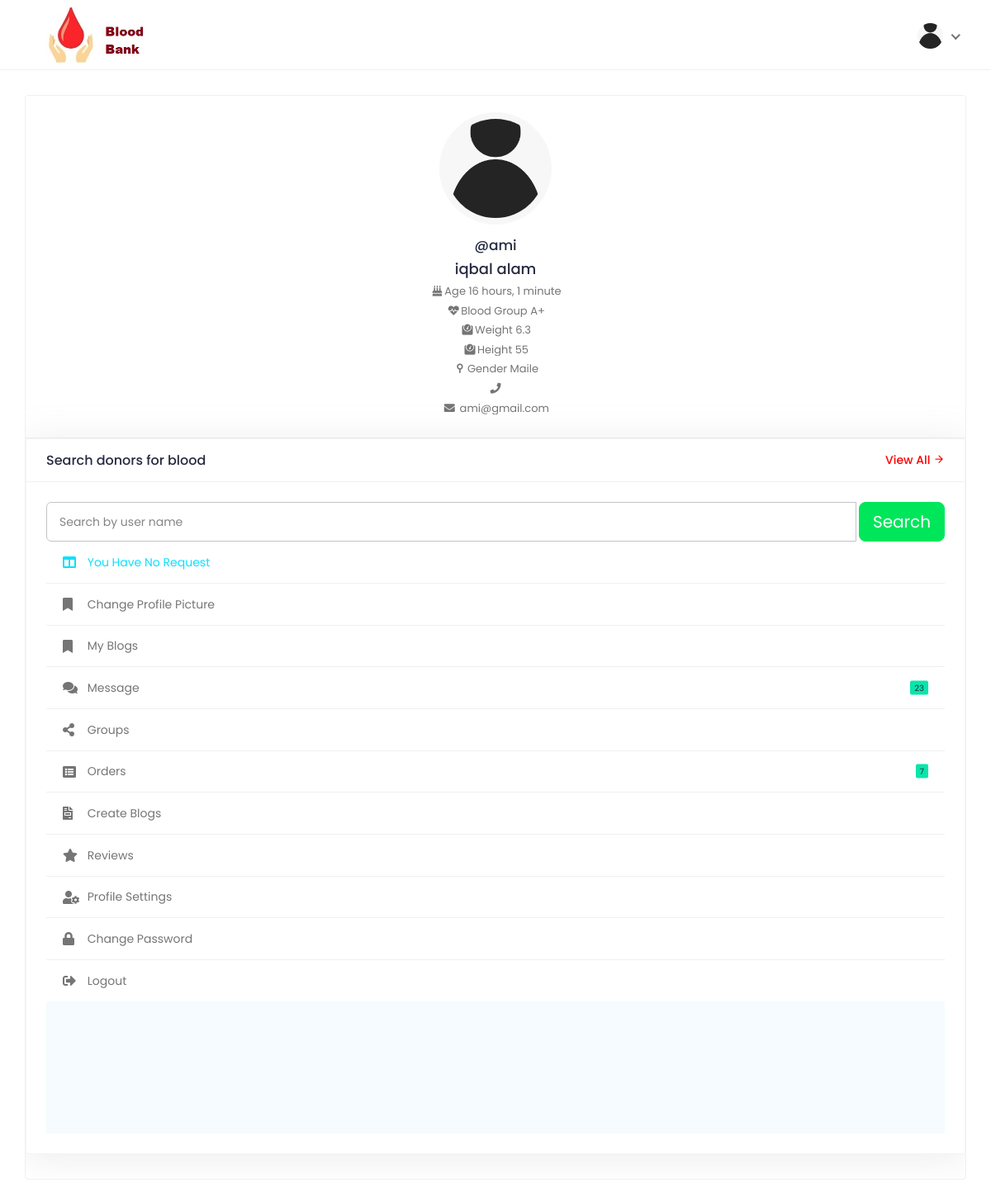
/patient_dashboard/ (signed in), run on the app's committed database.
### AccountApp/models.py (models this page shows, shortened)
class User(AbstractUser):
    is_admin = models.BooleanField('Is admin', default=False)
    is_patient = models.BooleanField('Is patient', default=False)
    is_Org = models.BooleanField('Is Org', default=False)

class UserProPic(models.Model):
    user = models.OneToOneField(User, on_delete=models.CASCADE, related_name='user_profile')
    proPic = models.ImageField(upload_to='user_profile_pic', blank=True, null=True)

class PatientInfo(models.Model):
    user = models.OneToOneField(User, on_delete=models.CASCADE, related_name='patient_info')
    date_of_birth= models.DateField(blank=True, null=True)
    blood_group =models.CharField( max_length=5, choices=BloodGroup)
    Gender = models.CharField(choices=gander, max_length=24)
    weight = models.CharField( max_length=24,blank=True, null=True)
    height = models.CharField( max_length=24,blank=True, null=True)
    phone_no = models.CharField(max_length=20, blank=True, null=True)
    locations = models.CharField(max_length=300, blank=True, null=True)
    website = models.URLField(blank=True, null=True)
    fb = models.URLField(blank=True, null=True)
    tw = models.URLField(blank=True, null=True)
    instra = models.URLField(blank=True, null=True)
    pres_address = models.CharField(max_length=264, blank=True, null=True)
    parmanent_address = models.CharField(max_length=264, blank=True, null=True)
    bio = models.TextField(blank=True, null=True)

### AccountApp/views.py (the view, shortened to what this page needs)
# urls.py: path('patient_dashboard/', views.patient_dashboard, name='patient_dashboard'),
@login_required
def patient_dashboard(request):
    blood_request= DonerRequest.objects.filter(donor=request.user)
    donors = DonerRequest.objects.filter(donor=request.user)
    form=DonorForm()
    if request.method == "GET":
        Search = request.GET.get('Search', '')
        results = User.objects.filter(username__icontains=Search)[0:1]
    return render(request, 'Profile/patient_dashboard.html', context={'blood_request': blood_request,'form':form,'results':results,'Search':Search})

### AccountApp/forms.py
class DonorForm(forms.ModelForm):
    class Meta:
        model = DonerRequest
        fields = ('stutas',)
        widgets = {
            'stutas': forms.Select(choices=activitys),
        }

### template/Profile/patient_dashboard.html (shortened to what this page needs)
<!DOCTYPE html>
{% extends 'Profile/base.html' %}
{% load static %}
{% load crispy_forms_tags %}
{% block body_block %}
<div class="content">
<div class="container-fluid">
<div class="row">
<div class="col-md-12 col-lg-12 col-xl-12 theiaStickySidebar">
<div class="profile-sidebar">
<div class="widget-profile pro-widget-content">
<div class="profile-info-widget">
<a href="#" class="booking-doc-img">
{% if user.user_profile.proPic %}
<img src="/media/{{user.user_profile.proPic}}" width="40px" height="40px" >
{% else %}
<img src="/media/avater.png" width="40px" height="40px" >
{% endif %}
</a>
<div class="profile-det-info">
<h3>@{{user.username}}</h3>
<h4>{{user.first_name}} {{user.last_name}}</h4>
<div class="patient-details">
<h5><i class="fas fa-birthday-cake"></i>Age {{user.patient_info.date_of_birth|timesince}} </h5>
<h5 ><i class="fa fa-heartbeat"></i>Blood Group {{user.patient_info.blood_group}}</h5>
<h5><i class="fas fa-weight"></i>Weight {{user.patient_info.weight}}</h5>
<h5 ><i class="fas fa-weight"></i>Height {{user.patient_info.height}}</h5>
<h5><i class="fas fa-neuter"></i>Gender {{user.patient_info.Gender}}</h5>
<h5><i class="fa fa-phone"></i> {{user.patient_info.contuct_no}}</h5>
<h5><i class="fa fa-envelope"></i> {{user.email}}</h5>
</div>
</div>
</div>
</div>
<div class="row">
<div>
<div class="card dash-cards">
<div class="card-header">
<div class="today-appointment-title">
<h5 class="mb-0">Search donors for blood</h5>
<a href="#"><h6 class="mb-0">View All <i class="feather-arrow-right"></i></h6></a>
</div>
</div>
<div class="card-body">
<div class="table-responsive">
<table class="table table-hover table-center mb-0">
        <form class="form-control datetimepicker" method="GET">
        <div class="input-group">
        <input type="text" class="form-control" name="Search" placeholder="Search by user name">
        <div class="input-group-btn">
        <button class="btn btn-success btn-lg" type="submit">Search</button>
        </div>
        </div>
        </form>
<div class="dashboard-widget">
<nav class="dashboard-menu">
<ul>
<li class="active">
{% if not blood_request %}
<a href="#">
<i class="fas fa-columns"></i>
<span>You have no request</span>
</a>
{% endif %}
</li>
<li>
{% if user.user_profile.proPic %}
<a href="{% url 'Accountapp:ProPicChange' %}">
<i class="fas fa-bookmark"></i>
<span>Change Profile picture</span>
</a>
{% else %}
<a href="{% url 'Accountapp:AddProPic' %}">
<i class="fas fa-bookmark"></i>
<span>Upload Profile picture</span>
</a>
{% endif %}
</li>
<li>
<a href="{% url 'blog_app:my_blog' %}">
<i class="fas fa-bookmark"></i>
<span>My Blogs</span>
</a>
</li>
<li>
<a href="#">
<i class="fas fa-comments"></i>
<span>Message</span>
<small class="unread-msg">23</small>
</a>
</li>
<li>
<a href="#">
<i class="fas fa-share-alt"></i>
<span>Groups</span>
</a>
</li>
<li>
<a href="#">
<i class="fas fa-list-alt"></i>
<span>Orders</span>
<small class="unread-msg">7</small>
</a>
</li>
<li>
<a href="{% url 'blog_app:CreateBlog' %}">
<i class="fas fa-file-invoice"></i>
<span>Create blogs</span>
</a>
</li>
<li>
<a href="#">
<i class="fas fa-star"></i>
<span>Reviews</span>
</a>
</li>
<li>
<a href="{% url 'Accountapp:patient_edit_pro' %}">
<i class="fas fa-user-cog"></i>
<span>Profile Settings</span>
</a>
</li>
<li>
<a href="{% url 'Accountapp:ChangePasss' %}">
<i class="fas fa-lock"></i>
<span>Change Password</span>
</a>
</li>
<li>
<a href="{% url 'Accountapp:sign_out' %}">
<i class="fas fa-sign-out-alt"></i>
<span>Logout</span>
</a>
</li>
</ul>
</nav>
</div>
</div>
</div>
</div>
</div>
</div>
</div>
</div>
</div>
</div>
{% endblock %}

### template/Profile/base.html (shortened to what this page needs)
<!DOCTYPE html>
{% load static %}
<html lang="en">
<head>
<link rel="stylesheet" href="{% static '' %}assets/css/bootstrap.min.css">
<link rel="stylesheet" href="{% static '' %}assets/plugins/fontawesome/css/fontawesome.min.css">
<link rel="stylesheet" href="{% static '' %}assets/plugins/fontawesome/css/all.min.css">
<link rel="stylesheet" href="{% static '' %}assets/css/feather.css">
<link rel="stylesheet" href="{% static '' %}assets/plugins/select2/css/select2.min.css">
<link rel="stylesheet" href="{% static '' %}assets/css/owl.carousel.min.css">
<link rel="stylesheet" href="{% static '' %}assets/plugins/apex/apexcharts.css">
<link rel="stylesheet" href="{% static '' %}assets/css/style.css">
</head>
<body>
<div class="main-wrapper">
<header class="header">
<nav class="navbar navbar-expand-lg header-nav">
<div class="navbar-header">
<a href="#" class="navbar-brand logo">
<img src="{% static '' %}assets/img2/icon1.jpg" class="img-fluid" alt="Logo">
</a>
</div>
<ul class="nav header-navbar-rht">
<li class="nav-item dropdown has-arrow logged-item">
<a href="#" class="dropdown-toggle nav-link" data-bs-toggle="dropdown">
<span class="user-img">
    {% if user.user_profile.proPic %}
    <img src="/media/{{user.user_profile.proPic}}"  class="rounded-circle" width="41">
    {% else %}
    <img src="/media/avater.png" class="rounded-circle" width="31" >
    {% endif %}
</span>
</a>
</li>
</ul>
</nav>
</header>
{% block body_block %}
{% endblock %}
<section class="home-fifteen-footer">
</section>
</body>
</html>

### static/assets/css/feather.css (style rules this page uses)
[class^="feather-"], [class*=" feather-"] { font-family: 'feather' !important; speak: none; font-style: normal; font-weight: normal; font-variant: normal; text-transform: none; line-height: 1; -webkit-font-smoothing: antialiased; -moz-osx-font-smoothing: grayscale; }
.feather-arrow-right:before { content: "\e912"; }

### data on the page
User: user_profile.proPic (picture), username "ami", first_name "iqbal", last_name "alam", patient_info.date_of_birth "16 hours, 1 minute", patient_info.blood_group "A+", patient_info.weight "6.3", patient_info.height "55", patient_info.Gender "Maile", email "ami@gmail.com"
